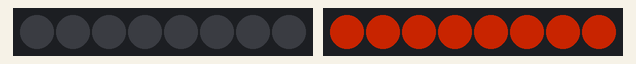
The sketch below on a simulated Arduino Uno, built with avr-gcc and run on an emulated ATmega328P. Shown: 2 × 8 RGB LEDs in strip order, left to right. Dim RGB values are drawn brighter than linear.

Above: at 0.1 s.
At 1.1 s:
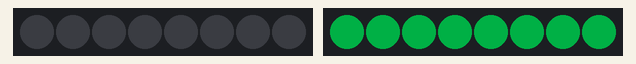
Timing chart, 0 to 130.0 s (numbered marks = the images above):
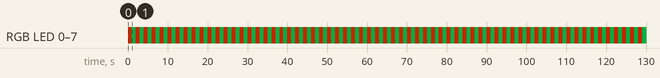

Measured:
- by itself, RGB LED 0–7: alternates RGB(100, 18, 0) for 1.0 s and RGB(0, 56, 22) for 1.0 s

The sketch:

Prueba_Neopixels.ino
```cpp
#include <Adafruit_NeoPixel.h>
#define BUZZER_PIN 13     // Pin del buzzer
#define BUZZER_CHANNEL 0 // Canal PWM del buzzer
// Primer parámetro cantidad de pixeles en la tira
// Segundo parámetro pin de conexión a Arduino.
// Tercer parámetro:

// NEO_KHZ800 800 KHz velocidad de datos (WS2812 y nuevos)
// NEO_KHZ400 400 KHz velocidad de datos (WS2811 y más antiguos)
// NEO GRB flujo de datos en orden GRB (WS2812 y nuevos)
// NEO RGB flujo de datos en orden RGB (versiones más antiguas)

Adafruit_NeoPixel tira5 = Adafruit_NeoPixel (8, 5, NEO_GRB + NEO_KHZ800);
Adafruit_NeoPixel tira32 = Adafruit_NeoPixel (8, 32, NEO_GRB + NEO_KHZ800);

unsigned long milisActuales;
unsigned long milisPrevios;

void setup() {

  tira5.begin();
  tira5.setBrightness(100); // brillo global para toda la tira

  tira32.begin();
  tira32.setBrightness(100); // brillo global para toda la tira
}

void loop() {

  milisActuales = millis();

  // tira5();

  Tira32Naranja();

  delay(1000);

  Tira32Verde();

  delay(1000);

}

void Tira5() {

  tira5.setPixelColor(0, 255, 48, 0);
  tira5.setPixelColor(1, 255, 48, 0);
  tira5.setPixelColor(2, 255, 48, 0);
  tira5.setPixelColor(3, 255, 48, 0);
  tira5.setPixelColor(4, 255, 48, 0);
  tira5.setPixelColor(5, 255, 48, 0);
  tira5.setPixelColor(6, 255, 48, 0);
  tira5.setPixelColor(7, 255, 48, 0);
  tira5.show();

}

void Tira32Naranja() {

  tira32.setPixelColor(0, 255, 48, 0);
  tira32.setPixelColor(1, 255, 48, 0);
  tira32.setPixelColor(2, 255, 48, 0);
  tira32.setPixelColor(3, 255, 48, 0);
  tira32.setPixelColor(4, 255, 48, 0);
  tira32.setPixelColor(5, 255, 48, 0);
  tira32.setPixelColor(6, 255, 48, 0);
  tira32.setPixelColor(7, 255, 48, 0);
  tira32.show();

}

void Tira32Verde() {

  tira32.setPixelColor(0, 0, 143, 57);
  tira32.setPixelColor(1, 0, 143, 57);
  tira32.setPixelColor(2, 0, 143, 57);
  tira32.setPixelColor(3, 0, 143, 57);
  tira32.setPixelColor(4, 0, 143, 57);
  tira32.setPixelColor(5, 0, 143, 57);
  tira32.setPixelColor(6, 0, 143, 57);
  tira32.setPixelColor(7, 0, 143, 57);
  tira32.show();

}
```
